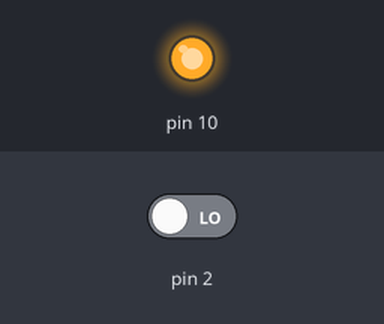
The sketch below on a simulated Arduino Uno, built with avr-gcc and run on an emulated ATmega328P. On the bench: output pins drawn as LEDs (lit = HIGH). The inputs (shaded band) are chosen by the test bench; at power-on: pin 2 LOW.

Above: at 0.1 s.
At 0.8 s:
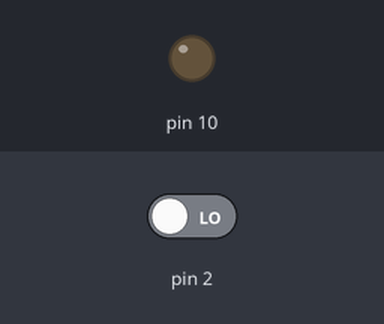
Timing chart, 0 to 2.3 s (numbered marks = the images above):
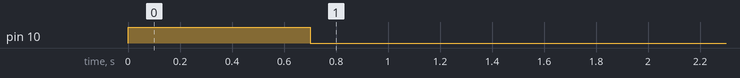

The sketch:

AcendeLed+Botao.ino
```cpp
void setup(){
  pinMode(2, OUTPUT);
  pinMode(2, INPUT);
  pinMode(10, OUTPUT);
  //LED começa aceso(só pra testar) e o botão desligado inerte
  digitalWrite(2, LOW);
  digitalWrite(10, HIGH);
  delay(700); //Wait for 700 millisecond(s)
}

void loop(){
  if (digitalRead(2) == HIGH) { //Se o pino 2 tiver ligado(botão apertado)
    digitalWrite(10, HIGH); //Liga o pino 10 (liga o led)
  } else { //Se o pino 2 não tiver ligado(botão não estiver sendo apertado)
    digitalWrite(10, LOW); //Desliga o pino 10 (desliga o led)
  }
  delay(10); // Delay a little bit to improve simulation performance
}
```

Measured:
- by itself, pin 10: HIGH → LOW at 0.70 s
